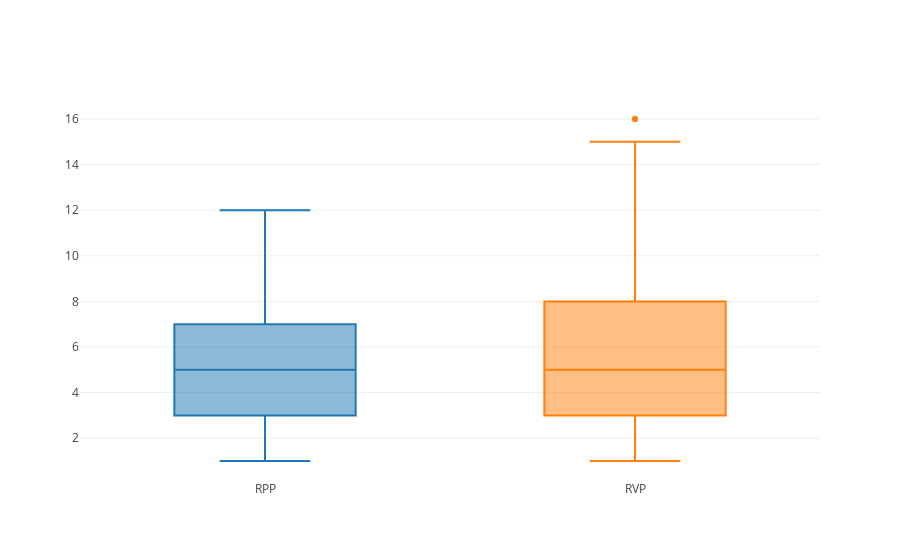

The notebook cell saved with this chart:
### Code cell
data =[]
data.append(  go.Box( y=dfRPP.ABX_Days_Total, name='RPP', showlegend=False ) )
data.append(  go.Box( y=dfRVP.ABX_Days_Total, name='RVP', showlegend=False ) )

iplot(data)

### Figure 1 — Plotly figure (JSON) as saved in the notebook; plotly's stock layout.template omitted (floating-point values rounded to 4 significant figures; data arrays with more than 128 entries replaced by an {"elided": "..."} marker saying what was removed)
{"data": [{"name": "RPP", "showlegend": false, "type": "box", "y": {"elided": "290 int values"}}, {"name": "RVP", "showlegend": false, "type": "box", "y": {"elided": "140 int values"}}], "layout": {}}
